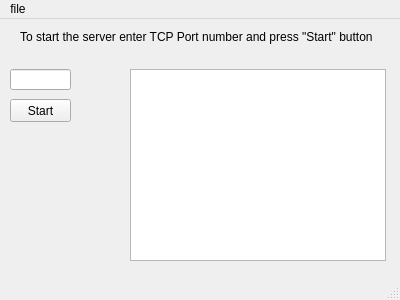
<?xml version="1.0" encoding="UTF-8"?>
<ui version="4.0">
 <class>qtserver</class>
 <widget class="QMainWindow" name="qtserver">
  <property name="geometry">
   <rect>
    <x>0</x>
    <y>0</y>
    <width>400</width>
    <height>300</height>
   </rect>
  </property>
  <property name="windowTitle">
   <string>qtserver</string>
  </property>
  <widget class="QWidget" name="centralWidget">
   <widget class="QLineEdit" name="lineEdit">
    <property name="geometry">
     <rect>
      <x>10</x>
      <y>50</y>
      <width>61</width>
      <height>21</height>
     </rect>
    </property>
   </widget>
   <widget class="QPushButton" name="StartServer">
    <property name="geometry">
     <rect>
      <x>10</x>
      <y>80</y>
      <width>61</width>
      <height>23</height>
     </rect>
    </property>
    <property name="text">
     <string>Start</string>
    </property>
   </widget>
   <widget class="QTextBrowser" name="textBrowser">
    <property name="geometry">
     <rect>
      <x>130</x>
      <y>50</y>
      <width>256</width>
      <height>192</height>
     </rect>
    </property>
   </widget>
   <widget class="QLabel" name="label">
    <property name="geometry">
     <rect>
      <x>20</x>
      <y>10</y>
      <width>361</width>
      <height>16</height>
     </rect>
    </property>
    <property name="text">
     <string>To start the server enter TCP Port number and press &quot;Start&quot; button</string>
    </property>
   </widget>
  </widget>
  <widget class="QMenuBar" name="menuBar">
   <property name="geometry">
    <rect>
     <x>0</x>
     <y>0</y>
     <width>400</width>
     <height>25</height>
    </rect>
   </property>
   <widget class="QMenu" name="menuFile">
    <property name="title">
     <string>file</string>
    </property>
    <addaction name="actionExit"/>
   </widget>
   <addaction name="menuFile"/>
  </widget>
  <widget class="QStatusBar" name="statusBar"/>
  <action name="actionExit">
   <property name="text">
    <string>exit</string>
   </property>
  </action>
 </widget>
 <layoutdefault spacing="6" margin="11"/>
 <resources/>
 <connections/>
</ui>
